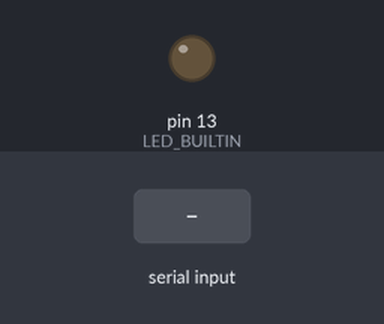
The sketch below on a simulated Arduino Uno, built with avr-gcc and run on an emulated ATmega328P. Parts: output pins drawn as LEDs (lit = HIGH). The inputs (shaded band) are chosen by the test bench. What the sketch prints to the serial monitor is not drawn.

Above: at 3.2 s.
3.3 s: "led on\n" received over Serial
At 4.1 s:
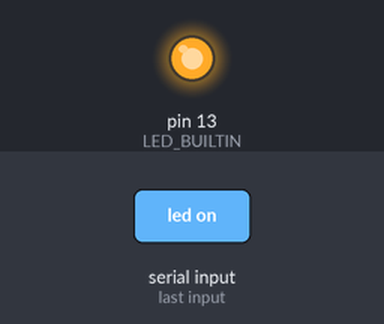
4.8 s: "led off\n" received over Serial
At 5.3 s:
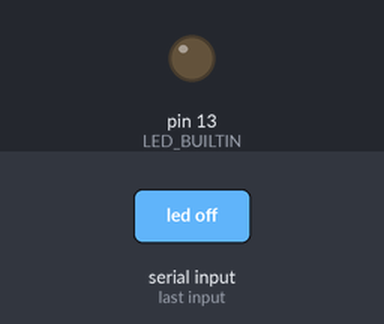
Timing chart, 0 to 7.8 s (numbered marks = the images above; inputs shaded):
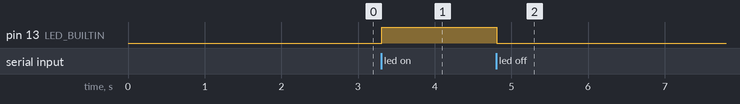

Measured:
- after the input at 3.3 s, pin 13 (LED_BUILTIN): LOW → HIGH at once
- after the input at 4.8 s, pin 13 (LED_BUILTIN): HIGH → LOW at once

The sketch:

sketch.ino
```cpp
String input;

void setup() {
  Serial.begin(9600);
  delay(2000);
  pinMode(LED_BUILTIN, OUTPUT);
  Serial.println("What to do?");
}
void loop() {
  //digitalWrite(LED_BUILTIN, HIGH);
  //delay(1000);
  //digitalWrite(LED_BUILTIN, LOW);
  //delay(1000);
  if (Serial.available()) {
    //input=Serial.read();
    input = Serial.readStringUntil('\n');

    if (input == "led on") {
      digitalWrite(LED_BUILTIN, HIGH);
    } else if (input == "led off") {
      digitalWrite(LED_BUILTIN, LOW);
    } else {
      Serial.print("Your input: ");
      Serial.println(input);
    }
  }
}
```
